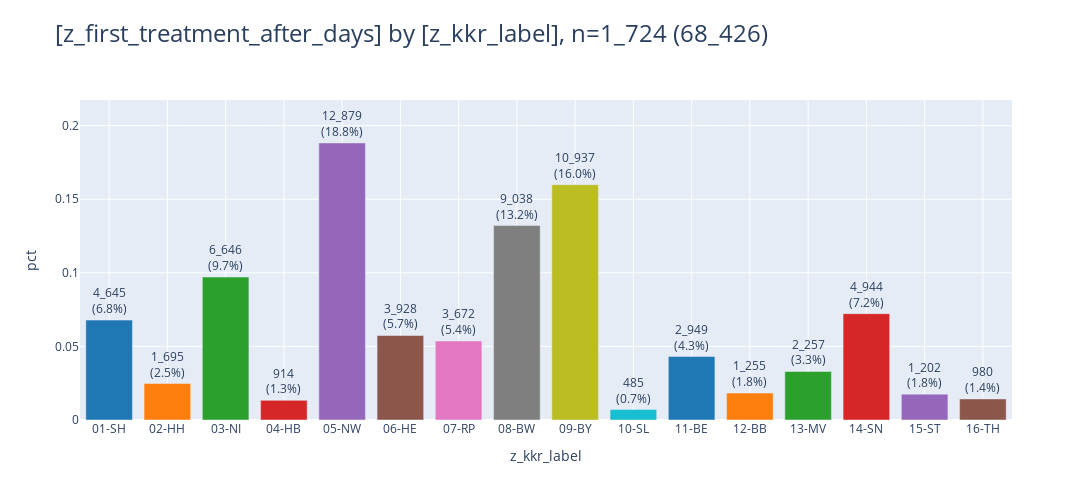
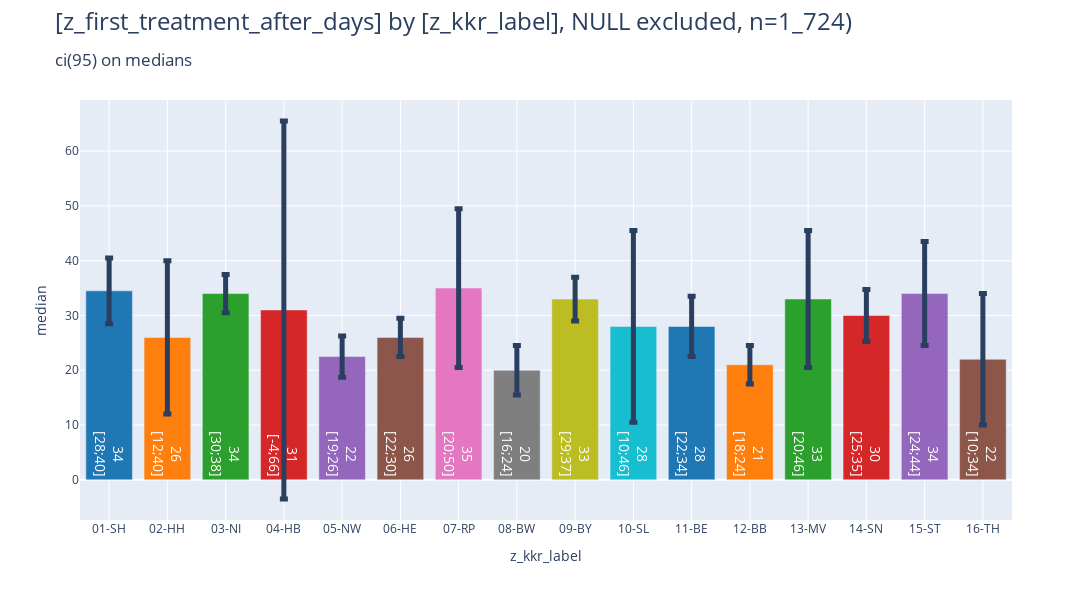

Notebook source saved alongside these figures, in order:
### Markdown cell above
### <a id='toc1_2_1_'></a>[bars](#toc0_)

### Code cell
_ = pls.plot_bars(
    db_delay.to_df().iloc[:,:2],
    # height=400,
    # width=1000,
    # use_ci=True,
    # ci_agg='median',
)
_ = pls.plot_bars(
    db_delay.to_df().iloc[:,:2],
    height=600,
    use_ci=True,
    ci_agg='median',
)

### Figure 1 — Plotly figure (JSON) as saved in the notebook; plotly's stock layout.template omitted (floating-point values rounded to 4 significant figures)
{"data": [{"error_y": {"thickness": 5}, "hovertemplate": "z_kkr_label=%{x}<br>pct=%{y}<br>cnt_pct_str=%{text}<extra></extra>", "legendgroup": "01-SH", "marker": {"color": "#1F77B4", "pattern": {"shape": ""}}, "name": "01-SH", "orientation": "v", "showlegend": true, "text": ["4_645<br>(6.8%)"], "textposition": "outside", "type": "bar", "x": ["01-SH"], "xaxis": "x", "y": [0.06788], "yaxis": "y"}, {"error_y": {"thickness": 5}, "hovertemplate": "z_kkr_label=%{x}<br>pct=%{y}<br>cnt_pct_str=%{text}<extra></extra>", "legendgroup": "02-HH", "marker": {"color": "#FF7F0E", "pattern": {"shape": ""}}, "name": "02-HH", "orientation": "v", "showlegend": true, "text": ["1_695<br>(2.5%)"], "textposition": "outside", "type": "bar", "x": ["02-HH"], "xaxis": "x", "y": [0.02477], "yaxis": "y"}, {"error_y": {"thickness": 5}, "hovertemplate": "z_kkr_label=%{x}<br>pct=%{y}<br>cnt_pct_str=%{text}<extra></extra>", "legendgroup": "03-NI", "marker": {"color": "#2CA02C", "pattern": {"shape": ""}}, "name": "03-NI", "orientation": "v", "showlegend": true, "text": ["6_646<br>(9.7%)"], "textposition": "outside", "type": "bar", "x": ["03-NI"], "xaxis": "x", "y": [0.09713], "yaxis": "y"}, {"error_y": {"thickness": 5}, "hovertemplate": "z_kkr_label=%{x}<br>pct=%{y}<br>cnt_pct_str=%{text}<extra></extra>", "legendgroup": "04-HB", "marker": {"color": "#D62728", "pattern": {"shape": ""}}, "name": "04-HB", "orientation": "v", "showlegend": true, "text": ["914<br>(1.3%)"], "textposition": "outside", "type": "bar", "x": ["04-HB"], "xaxis": "x", "y": [0.01336], "yaxis": "y"}, {"error_y": {"thickness": 5}, "hovertemplate": "z_kkr_label=%{x}<br>pct=%{y}<br>cnt_pct_str=%{text}<extra></extra>", "legendgroup": "05-NW", "marker": {"color": "#9467BD", "pattern": {"shape": ""}}, "name": "05-NW", "orientation": "v", "showlegend": true, "text": ["12_879<br>(18.8%)"], "textposition": "outside", "type": "bar", "x": ["05-NW"], "xaxis": "x", "y": [0.1882], "yaxis": "y"}, {"error_y": {"thickness": 5}, "hovertemplate": "z_kkr_label=%{x}<br>pct=%{y}<br>cnt_pct_str=%{text}<extra></extra>", "legendgroup": "06-HE", "marker": {"color": "#8C564B", "pattern": {"shape": ""}}, "name": "06-HE", "orientation": "v", "showlegend": true, "text": ["3_928<br>(5.7%)"], "textposition": "outside", "type": "bar", "x": ["06-HE"], "xaxis": "x", "y": [0.05741], "yaxis": "y"}, {"error_y": {"thickness": 5}, "hovertemplate": "z_kkr_label=%{x}<br>pct=%{y}<br>cnt_pct_str=%{text}<extra></extra>", "legendgroup": "07-RP", "marker": {"color": "#E377C2", "pattern": {"shape": ""}}, "name": "07-RP", "orientation": "v", "showlegend": true, "text": ["3_672<br>(5.4%)"], "textposition": "outside", "type": "bar", "x": ["07-RP"], "xaxis": "x", "y": [0.05366], "yaxis": "y"}, {"error_y": {"thickness": 5}, "hovertemplate": "z_kkr_label=%{x}<br>pct=%{y}<br>cnt_pct_str=%{text}<extra></extra>", "legendgroup": "08-BW", "marker": {"color": "#7F7F7F", "pattern": {"shape": ""}}, "name": "08-BW", "orientation": "v", "showlegend": true, "text": ["9_038<br>(13.2%)"], "textposition": "outside", "type": "bar", "x": ["08-BW"], "xaxis": "x", "y": [0.1321], "yaxis": "y"}, {"error_y": {"thickness": 5}, "hovertemplate": "z_kkr_label=%{x}<br>pct=%{y}<br>cnt_pct_str=%{text}<extra></extra>", "legendgroup": "09-BY", "marker": {"color": "#BCBD22", "pattern": {"shape": ""}}, "name": "09-BY", "orientation": "v", "showlegend": true, "text": ["10_937<br>(16.0%)"], "textposition": "outside", "type": "bar", "x": ["09-BY"], "xaxis": "x", "y": [0.1598], "yaxis": "y"}, {"error_y": {"thickness": 5}, "hovertemplate": "z_kkr_label=%{x}<br>pct=%{y}<br>cnt_pct_str=%{text}<extra></extra>", "legendgroup": "10-SL", "marker": {"color": "#17BECF", "pattern": {"shape": ""}}, "name": "10-SL", "orientation": "v", "showlegend": true, "text": ["485<br>(0.7%)"], "textposition": "outside", "type": "bar", "x": ["10-SL"], "xaxis": "x", "y": [0.007088], "yaxis": "y"}, {"error_y": {"thickness": 5}, "hovertemplate": "z_kkr_label=%{x}<br>pct=%{y}<br>cnt_pct_str=%{text}<extra></extra>", "legendgroup": "11-BE", "marker": {"color": "#1F77B4", "pattern": {"shape": ""}}, "name": "11-BE", "orientation": "v", "showlegend": true, "text": ["2_949<br>(4.3%)"], "textposition": "outside", "type": "bar", "x": ["11-BE"], "xaxis": "x", "y": [0.0431], "yaxis": "y"}, {"error_y": {"thickness": 5}, "hovertemplate": "z_kkr_label=%{x}<br>pct=%{y}<br>cnt_pct_str=%{text}<extra></extra>", "legendgroup": "12-BB", "marker": {"color": "#FF7F0E", "pattern": {"shape": ""}}, "name": "12-BB", "orientation": "v", "showlegend": true, "text": ["1_255<br>(1.8%)"], "textposition": "outside", "type": "bar", "x": ["12-BB"], "xaxis": "x", "y": [0.01834], "yaxis": "y"}, {"error_y": {"thickness": 5}, "hovertemplate": "z_kkr_label=%{x}<br>pct=%{y}<br>cnt_pct_str=%{text}<extra></extra>", "legendgroup": "13-MV", "marker": {"color": "#2CA02C", "pattern": {"shape": ""}}, "name": "13-MV", "orientation": "v", "showlegend": true, "text": ["2_257<br>(3.3%)"], "textposition": "outside", "type": "bar", "x": ["13-MV"], "xaxis": "x", "y": [0.03298], "yaxis": "y"}, {"error_y": {"thickness": 5}, "hovertemplate": "z_kkr_label=%{x}<br>pct=%{y}<br>cnt_pct_str=%{text}<extra></extra>", "legendgroup": "14-SN", "marker": {"color": "#D62728", "pattern": {"shape": ""}}, "name": "14-SN", "orientation": "v", "showlegend": true, "text": ["4_944<br>(7.2%)"], "textposition": "outside", "type": "bar", "x": ["14-SN"], "xaxis": "x", "y": [0.07225], "yaxis": "y"}, {"error_y": {"thickness": 5}, "hovertemplate": "z_kkr_label=%{x}<br>pct=%{y}<br>cnt_pct_str=%{text}<extra></extra>", "legendgroup": "15-ST", "marker": {"color": "#9467BD", "pattern": {"shape": ""}}, "name": "15-ST", "orientation": "v", "showlegend": true, "text": ["1_202<br>(1.8%)"], "textposition": "outside", "type": "bar", "x": ["15-ST"], "xaxis": "x", "y": [0.01757], "yaxis": "y"}, {"error_y": {"thickness": 5}, "hovertemplate": "z_kkr_label=%{x}<br>pct=%{y}<br>cnt_pct_str=%{text}<extra></extra>", "legendgroup": "16-TH", "marker": {"color": "#8C564B", "pattern": {"shape": ""}}, "name": "16-TH", "orientation": "v", "showlegend": true, "text": ["980<br>(1.4%)"], "textposition": "outside", "type": "bar", "x": ["16-TH"], "xaxis": "x", "y": [0.01432], "yaxis": "y"}], "layout": {"barmode": "relative", "height": 500, "legend": {"title": {"text": "z_kkr_label"}, "tracegroupgap": 0}, "showlegend": false, "title": {"font": {"size": 24}, "text": "[z_first_treatment_after_days] by [z_kkr_label], n=1_724 (68_426)", "xanchor": "left", "y": 0.95, "yanchor": "top"}, "width": 1600, "xaxis": {"anchor": "y", "categoryarray": ["01-SH", "02-HH", "03-NI", "04-HB", "05-NW", "06-HE", "07-RP", "08-BW", "09-BY", "10-SL", "11-BE", "12-BB", "13-MV", "14-SN", "15-ST", "16-TH"], "categoryorder": "category ascending", "domain": [0, 1], "gridwidth": 1, "showgrid": true, "title": {"text": "z_kkr_label"}}, "yaxis": {"anchor": "x", "domain": [0, 1], "dtick": 0.05, "gridwidth": 1, "range": [0, 0.2174], "showgrid": true, "title": {"text": "pct"}}}}

### Figure 2 — Plotly figure (JSON) as saved in the notebook; plotly's stock layout.template omitted (floating-point values rounded to 4 significant figures)
{"data": [{"error_y": {"array": [6.0], "thickness": 5}, "hovertemplate": "z_kkr_label=%{x}<br>mean=%{y}<br>ci_str=%{text}<extra></extra>", "insidetextanchor": "start", "legendgroup": "01-SH", "marker": {"color": "#1F77B4", "pattern": {"shape": ""}}, "name": "01-SH", "orientation": "v", "showlegend": true, "text": ["34<br>[28;40]"], "textfont": {"color": "white", "size": 14}, "textposition": "inside", "type": "bar", "x": ["01-SH"], "xaxis": "x", "y": [34.5], "yaxis": "y"}, {"error_y": {"array": [14.0], "thickness": 5}, "hovertemplate": "z_kkr_label=%{x}<br>mean=%{y}<br>ci_str=%{text}<extra></extra>", "insidetextanchor": "start", "legendgroup": "02-HH", "marker": {"color": "#FF7F0E", "pattern": {"shape": ""}}, "name": "02-HH", "orientation": "v", "showlegend": true, "text": ["26<br>[12;40]"], "textfont": {"color": "white", "size": 14}, "textposition": "inside", "type": "bar", "x": ["02-HH"], "xaxis": "x", "y": [26.0], "yaxis": "y"}, {"error_y": {"array": [3.5], "thickness": 5}, "hovertemplate": "z_kkr_label=%{x}<br>mean=%{y}<br>ci_str=%{text}<extra></extra>", "insidetextanchor": "start", "legendgroup": "03-NI", "marker": {"color": "#2CA02C", "pattern": {"shape": ""}}, "name": "03-NI", "orientation": "v", "showlegend": true, "text": ["34<br>[30;38]"], "textfont": {"color": "white", "size": 14}, "textposition": "inside", "type": "bar", "x": ["03-NI"], "xaxis": "x", "y": [34.0], "yaxis": "y"}, {"error_y": {"array": [34.5], "thickness": 5}, "hovertemplate": "z_kkr_label=%{x}<br>mean=%{y}<br>ci_str=%{text}<extra></extra>", "insidetextanchor": "start", "legendgroup": "04-HB", "marker": {"color": "#D62728", "pattern": {"shape": ""}}, "name": "04-HB", "orientation": "v", "showlegend": true, "text": ["31<br>[-4;66]"], "textfont": {"color": "white", "size": 14}, "textposition": "inside", "type": "bar", "x": ["04-HB"], "xaxis": "x", "y": [31.0], "yaxis": "y"}, {"error_y": {"array": [3.756], "thickness": 5}, "hovertemplate": "z_kkr_label=%{x}<br>mean=%{y}<br>ci_str=%{text}<extra></extra>", "insidetextanchor": "start", "legendgroup": "05-NW", "marker": {"color": "#9467BD", "pattern": {"shape": ""}}, "name": "05-NW", "orientation": "v", "showlegend": true, "text": ["22<br>[19;26]"], "textfont": {"color": "white", "size": 14}, "textposition": "inside", "type": "bar", "x": ["05-NW"], "xaxis": "x", "y": [22.5], "yaxis": "y"}, {"error_y": {"array": [3.5], "thickness": 5}, "hovertemplate": "z_kkr_label=%{x}<br>mean=%{y}<br>ci_str=%{text}<extra></extra>", "insidetextanchor": "start", "legendgroup": "06-HE", "marker": {"color": "#8C564B", "pattern": {"shape": ""}}, "name": "06-HE", "orientation": "v", "showlegend": true, "text": ["26<br>[22;30]"], "textfont": {"color": "white", "size": 14}, "textposition": "inside", "type": "bar", "x": ["06-HE"], "xaxis": "x", "y": [26.0], "yaxis": "y"}, {"error_y": {"array": [14.5], "thickness": 5}, "hovertemplate": "z_kkr_label=%{x}<br>mean=%{y}<br>ci_str=%{text}<extra></extra>", "insidetextanchor": "start", "legendgroup": "07-RP", "marker": {"color": "#E377C2", "pattern": {"shape": ""}}, "name": "07-RP", "orientation": "v", "showlegend": true, "text": ["35<br>[20;50]"], "textfont": {"color": "white", "size": 14}, "textposition": "inside", "type": "bar", "x": ["07-RP"], "xaxis": "x", "y": [35.0], "yaxis": "y"}, {"error_y": {"array": [4.5], "thickness": 5}, "hovertemplate": "z_kkr_label=%{x}<br>mean=%{y}<br>ci_str=%{text}<extra></extra>", "insidetextanchor": "start", "legendgroup": "08-BW", "marker": {"color": "#7F7F7F", "pattern": {"shape": ""}}, "name": "08-BW", "orientation": "v", "showlegend": true, "text": ["20<br>[16;24]"], "textfont": {"color": "white", "size": 14}, "textposition": "inside", "type": "bar", "x": ["08-BW"], "xaxis": "x", "y": [20.0], "yaxis": "y"}, {"error_y": {"array": [4.0], "thickness": 5}, "hovertemplate": "z_kkr_label=%{x}<br>mean=%{y}<br>ci_str=%{text}<extra></extra>", "insidetextanchor": "start", "legendgroup": "09-BY", "marker": {"color": "#BCBD22", "pattern": {"shape": ""}}, "name": "09-BY", "orientation": "v", "showlegend": true, "text": ["33<br>[29;37]"], "textfont": {"color": "white", "size": 14}, "textposition": "inside", "type": "bar", "x": ["09-BY"], "xaxis": "x", "y": [33.0], "yaxis": "y"}, {"error_y": {"array": [17.5], "thickness": 5}, "hovertemplate": "z_kkr_label=%{x}<br>mean=%{y}<br>ci_str=%{text}<extra></extra>", "insidetextanchor": "start", "legendgroup": "10-SL", "marker": {"color": "#17BECF", "pattern": {"shape": ""}}, "name": "10-SL", "orientation": "v", "showlegend": true, "text": ["28<br>[10;46]"], "textfont": {"color": "white", "size": 14}, "textposition": "inside", "type": "bar", "x": ["10-SL"], "xaxis": "x", "y": [28.0], "yaxis": "y"}, {"error_y": {"array": [5.5], "thickness": 5}, "hovertemplate": "z_kkr_label=%{x}<br>mean=%{y}<br>ci_str=%{text}<extra></extra>", "insidetextanchor": "start", "legendgroup": "11-BE", "marker": {"color": "#1F77B4", "pattern": {"shape": ""}}, "name": "11-BE", "orientation": "v", "showlegend": true, "text": ["28<br>[22;34]"], "textfont": {"color": "white", "size": 14}, "textposition": "inside", "type": "bar", "x": ["11-BE"], "xaxis": "x", "y": [28.0], "yaxis": "y"}, {"error_y": {"array": [3.5], "thickness": 5}, "hovertemplate": "z_kkr_label=%{x}<br>mean=%{y}<br>ci_str=%{text}<extra></extra>", "insidetextanchor": "start", "legendgroup": "12-BB", "marker": {"color": "#FF7F0E", "pattern": {"shape": ""}}, "name": "12-BB", "orientation": "v", "showlegend": true, "text": ["21<br>[18;24]"], "textfont": {"color": "white", "size": 14}, "textposition": "inside", "type": "bar", "x": ["12-BB"], "xaxis": "x", "y": [21.0], "yaxis": "y"}, {"error_y": {"array": [12.5], "thickness": 5}, "hovertemplate": "z_kkr_label=%{x}<br>mean=%{y}<br>ci_str=%{text}<extra></extra>", "insidetextanchor": "start", "legendgroup": "13-MV", "marker": {"color": "#2CA02C", "pattern": {"shape": ""}}, "name": "13-MV", "orientation": "v", "showlegend": true, "text": ["33<br>[20;46]"], "textfont": {"color": "white", "size": 14}, "textposition": "inside", "type": "bar", "x": ["13-MV"], "xaxis": "x", "y": [33.0], "yaxis": "y"}, {"error_y": {"array": [4.756], "thickness": 5}, "hovertemplate": "z_kkr_label=%{x}<br>mean=%{y}<br>ci_str=%{text}<extra></extra>", "insidetextanchor": "start", "legendgroup": "14-SN", "marker": {"color": "#D62728", "pattern": {"shape": ""}}, "name": "14-SN", "orientation": "v", "showlegend": true, "text": ["30<br>[25;35]"], "textfont": {"color": "white", "size": 14}, "textposition": "inside", "type": "bar", "x": ["14-SN"], "xaxis": "x", "y": [30.0], "yaxis": "y"}, {"error_y": {"array": [9.5], "thickness": 5}, "hovertemplate": "z_kkr_label=%{x}<br>mean=%{y}<br>ci_str=%{text}<extra></extra>", "insidetextanchor": "start", "legendgroup": "15-ST", "marker": {"color": "#9467BD", "pattern": {"shape": ""}}, "name": "15-ST", "orientation": "v", "showlegend": true, "text": ["34<br>[24;44]"], "textfont": {"color": "white", "size": 14}, "textposition": "inside", "type": "bar", "x": ["15-ST"], "xaxis": "x", "y": [34.0], "yaxis": "y"}, {"error_y": {"array": [12.0], "thickness": 5}, "hovertemplate": "z_kkr_label=%{x}<br>mean=%{y}<br>ci_str=%{text}<extra></extra>", "insidetextanchor": "start", "legendgroup": "16-TH", "marker": {"color": "#8C564B", "pattern": {"shape": ""}}, "name": "16-TH", "orientation": "v", "showlegend": true, "text": ["22<br>[10;34]"], "textfont": {"color": "white", "size": 14}, "textposition": "inside", "type": "bar", "x": ["16-TH"], "xaxis": "x", "y": [22.0], "yaxis": "y"}], "layout": {"barmode": "relative", "height": 600, "legend": {"title": {"text": "z_kkr_label"}, "tracegroupgap": 0}, "showlegend": false, "title": {"font": {"size": 24}, "text": "[z_first_treatment_after_days] by [z_kkr_label], NULL excluded, n=1_724)<br><sub>ci(95) on medians<sub>", "xanchor": "left", "y": 0.95, "yanchor": "top"}, "width": 1600, "xaxis": {"anchor": "y", "categoryarray": ["01-SH", "02-HH", "03-NI", "04-HB", "05-NW", "06-HE", "07-RP", "08-BW", "09-BY", "10-SL", "11-BE", "12-BB", "13-MV", "14-SN", "15-ST", "16-TH"], "categoryorder": "category ascending", "domain": [0, 1], "gridwidth": 1, "showgrid": true, "title": {"text": "z_kkr_label"}}, "yaxis": {"anchor": "x", "domain": [0, 1], "gridwidth": 1, "showgrid": true, "title": {"text": "median"}}}}
